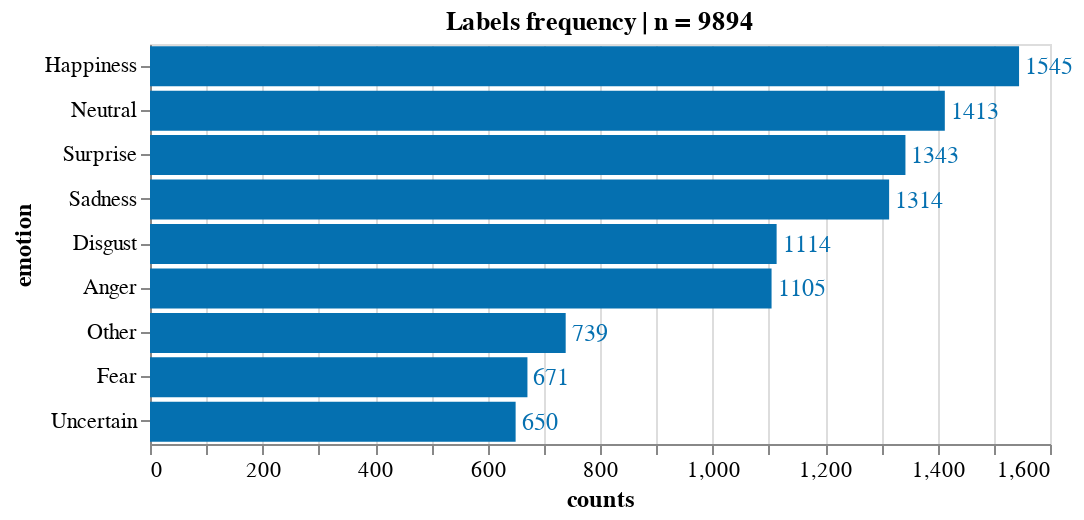

This figure's notebook cell:
### Code cell
source = count_freq_labels(df_emo_answers, X="all") 
title = 'Labels frequency | n = '+ source['counts'].sum().astype(str)
X, Y = 'counts:Q', 'emotion:N'
w, h= 450, 200
txs, ls, ts = 12, 11, 12

chart_overall_count = simple_count_bar(
    source, title=title, X=X, Y=Y, width=w, height=h, text_size = txs, label_size = ls, title_size=ts)
chart_overall_count

### Figure 1 — Vega-Lite specification as saved in the notebook (floating-point values rounded to 4 significant figures)
{"config": {"view": {"continuousWidth": 400, "continuousHeight": 300}, "axis": {"labelFontSize": 11, "titleFontSize": 12}}, "layer": [{"mark": "bar", "encoding": {"color": {"condition": {"value": "#orange", "test": "(datum.emotion === 'Some')"}, "value": "#0570b0"}, "x": {"type": "quantitative", "field": "counts"}, "y": {"type": "nominal", "field": "emotion", "sort": "-x"}}, "title": "Labels frequency | n = 9894"}, {"mark": {"type": "text", "align": "left", "baseline": "middle", "dx": 3, "fontSize": 12}, "encoding": {"color": {"condition": {"value": "#orange", "test": "(datum.emotion === 'Some')"}, "value": "#0570b0"}, "text": {"type": "quantitative", "field": "counts"}, "x": {"type": "quantitative", "field": "counts"}, "y": {"type": "nominal", "field": "emotion", "sort": "-x"}}, "title": "Labels frequency | n = 9894"}], "data": {"name": "data-005428293baed6b7594144299f5282b7"}, "height": 200, "width": 450, "$schema": "https://vega.github.io/schema/vega-lite/v4.8.1.json", "datasets": {"data-005428293baed6b7594144299f5282b7": [{"counts": 1545, "emotion": "Happiness", "percent": 0.1562}, {"counts": 1413, "emotion": "Neutral", "percent": 0.1428}, {"counts": 1343, "emotion": "Surprise", "percent": 0.1357}, {"counts": 1314, "emotion": "Sadness", "percent": 0.1328}, {"counts": 1114, "emotion": "Disgust", "percent": 0.1126}, {"counts": 1105, "emotion": "Anger", "percent": 0.1117}, {"counts": 739, "emotion": "Other", "percent": 0.07469}, {"counts": 671, "emotion": "Fear", "percent": 0.06782}, {"counts": 650, "emotion": "Uncertain", "percent": 0.0657}]}}
